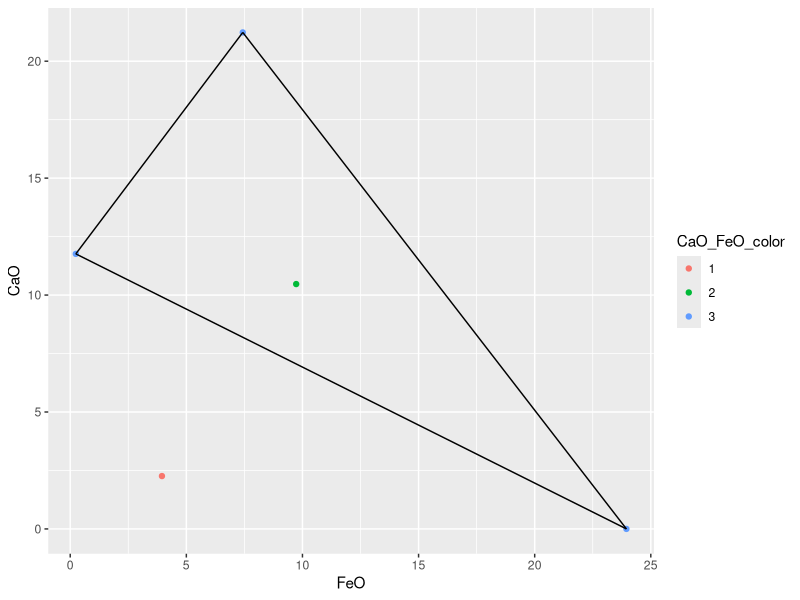

R code for this plot:
## ---- chunk 1
knitr::opts_chunk$set(echo = TRUE)
library(tidyverse)
## ---- chunk 2
petro_lab_4 <- read_csv("petro_lab_4.csv")
## ---- chunk 3
CaO_FeO_lines <- data.frame(
  xstart=c(7.43,   23.95,  .24), 
  ystart=c(21.23,  0,     11.76),
  xend=c(  23.95,  .24,    7.43),
  yend=c(  0,      11.76, 21.23)
)
## ---- chunk 4
CaO_FeO_data <- petro_lab_4 %>%
  filter(name %in% c("Syenite", "Gabbro", "Cpx", "Pl^2", "Ol")) %>% 
  mutate(CaO_FeO_color=as.factor(c(1,2,3,3,3)))
## ---- chunk 5
CaO_FeO_Plot <-
  ggplot()+
  geom_point(data=CaO_FeO_data, aes(x = FeO, y = CaO, color=CaO_FeO_color))+
  geom_segment(data=CaO_FeO_lines, aes(x=xstart, y=ystart, xend=xend, yend=yend))
CaO_FeO_Plot
